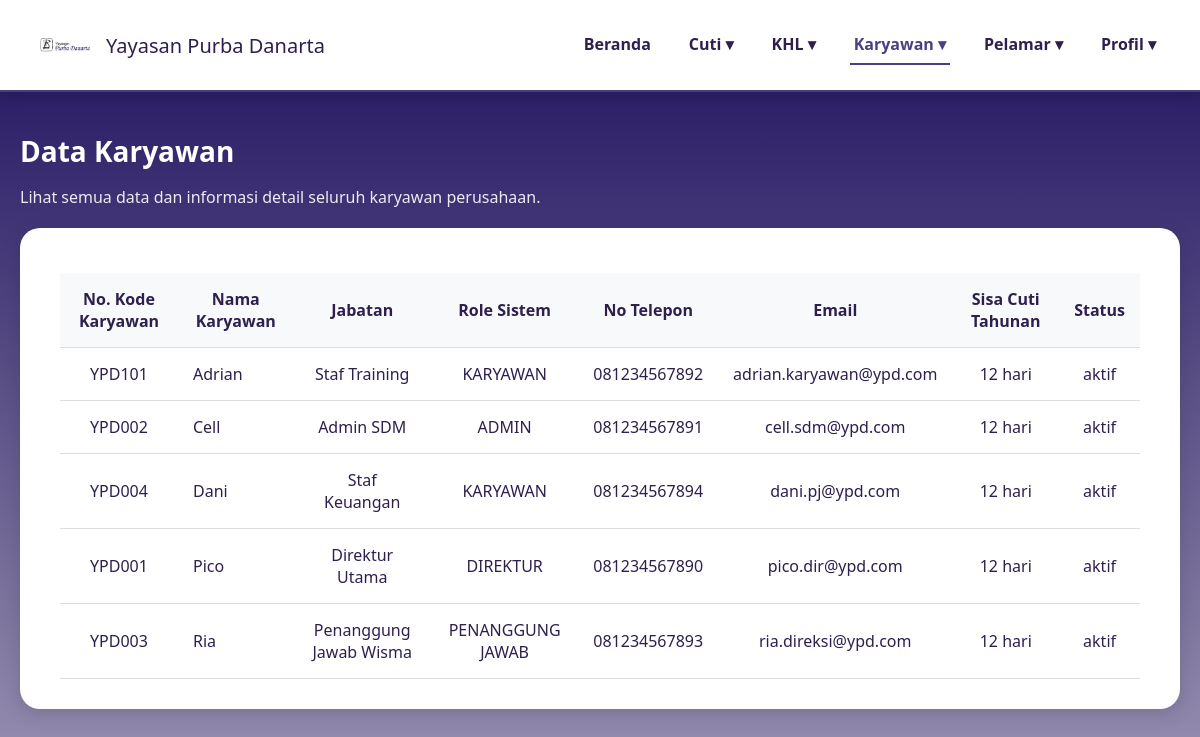
Screenshot of /data_karyawan_direktur.php with the database file from the repository.
### tables this page shows
CREATE TABLE `data_karyawan` (
  `id_karyawan` int(11) NOT NULL,
  `kode_karyawan` varchar(20) NOT NULL,
  `nama_lengkap` varchar(100) NOT NULL,
  `email` varchar(100) NOT NULL,
  `password` varchar(255) NOT NULL,
  `jabatan` varchar(50) NOT NULL,
  `divisi` varchar(50) NOT NULL,
  `role` enum('karyawan','direktur','admin','penanggung jawab') NOT NULL DEFAULT 'karyawan',
  `no_telp` varchar(20) DEFAULT NULL,
  `sisa_cuti_tahunan` int(3) DEFAULT 12,
  `sisa_cuti_lustrum` int(3) DEFAULT 5,
  `status_aktif` enum('aktif','non_aktif') NOT NULL DEFAULT 'aktif',
  `created_at` timestamp NOT NULL DEFAULT current_timestamp()
);

### data_karyawan_direktur.php (the view, shortened to what this page needs)
<?php
require 'config.php';
$query_data_karyawan = "
    SELECT
        kode_karyawan,
        nama_lengkap,
        jabatan,
        role,
        no_telp,
        email,
        sisa_cuti_tahunan,
        status_aktif
    FROM data_karyawan
    ORDER BY nama_lengkap ASC";
$result_karyawan = $conn->query($query_data_karyawan);
?>
<!DOCTYPE html>
<html lang="id">
<head>
    <link rel="stylesheet" href="https://cdnjs.cloudflare.com/ajax/libs/font-awesome/6.4.0/css/all.min.css">
</head>
<body>
    <header>
      <div class="logo">
        <img src="image/namayayasan.png" alt="Logo Yayasan">
        <span>Yayasan Purba Danarta</span>
      </div>
      <nav>
        <ul>
            <li><a href="dashboarddirektur.php">Beranda</a></li>
            <li><a href="#">Cuti ▾</a>
            </li>
            <li><a href="#">KHL ▾</a>
            </li>
            <li class="nav-active"><a href="#">Karyawan ▾</a>
            </li>
            <li><a href="#">Pelamar ▾</a>
            </li>
            <li><a href="#">Profil ▾</a>
            </li>
        </ul>
      </nav>
    </header>
    <main>
        <h1>Data Karyawan</h1>
        <p class="info-text">Lihat semua data dan informasi detail seluruh karyawan perusahaan.</p>
        <div class="card">
            <div class="data-table-container">
                <table class="data-table">
                    <thead>
                        <tr>
                            <th>No. Kode Karyawan</th>
                            <th>Nama Karyawan</th>
                            <th>Jabatan</th>
                            <th>Role Sistem</th>
                            <th>No Telepon</th>
                            <th>Email</th>
                            <th>Sisa Cuti Tahunan</th>
                            <th>Status</th>
                        </tr>
                    </thead>
                    <tbody>
                        <?php if ($result_karyawan->num_rows > 0): ?>
                            <?php while($row = $result_karyawan->fetch_assoc()): ?>
                                <tr>
                                    <td><?= htmlspecialchars($row['kode_karyawan']) ?></td>
                                    <td><?= htmlspecialchars($row['nama_lengkap']) ?></td>
                                    <td><?= htmlspecialchars($row['jabatan']) ?></td>
                                    <td><?= htmlspecialchars(strtoupper($row['role'])) ?></td>
                                    <td><?= htmlspecialchars($row['no_telp']) ?></td>
                                    <td><?= htmlspecialchars($row['email']) ?></td>
                                    <td><?= htmlspecialchars($row['sisa_cuti_tahunan']) ?> hari</td>
                                    <td><?= htmlspecialchars($row['status_aktif']) ?></td>
                                </tr>
                            <?php endwhile; ?>
                        <?php else: ?>
                            <tr>
                                <td colspan="8" style="text-align: center;">Tidak ada data karyawan ditemukan di database.</td>
                            </tr>
                        <?php endif; ?>
                    </tbody>
                </table>
            </div>
        </div>
    </main>
</body>
</html>

### data_karyawan_direktur.php (style rules this page uses)
:root { --primary-color: #1E105E; --accent-color: #4a3f81; --card-bg: #FFFFFF; --text-color-dark: #2e1f4f; --shadow-light: rgba(0,0,0,0.15); }
body { margin:0; font-family:'Segoe UI', Tahoma, Geneva, Verdana, sans-serif; background: linear-gradient(180deg, var(--primary-color) 0%, #a29bb8 100%); min-height:100vh; color:#fff; padding-bottom: 40px; }
header { background:var(--card-bg); padding:20px 40px; display:flex; justify-content:space-between; align-items:center; box-shadow: 0 4px 15px var(--shadow-light); border-bottom:2px solid var(--accent-color); flex-wrap:wrap; }
.logo { display:flex; align-items:center; gap:16px; font-weight:500; font-size:20px; color:var(--text-color-dark); }
.logo img { width: 50px; height: 50px; object-fit: contain; border-radius: 50%; }
nav ul { list-style:none; margin:0; padding:0; display:flex; gap:30px; }
nav li { position:relative; }
nav a { text-decoration:none; color:var(--text-color-dark); font-weight:600; padding:8px 4px; display:block; transition: color 0.3s ease; }
.nav-active > a { border-bottom: 2px solid var(--accent-color); color: var(--accent-color); }
main { max-width:1200px; margin:40px auto; padding:0 20px; }
h1 { text-align:left; font-size:28px; margin-bottom:10px; color:#fff; }
.card { background:var(--card-bg); color:var(--text-color-dark); border-radius:20px; padding:30px 40px; box-shadow:0 5px 20px var(--shadow-light); }
.data-table-container { overflow-x: auto; }
.data-table { width: 100%; border-collapse: collapse; margin-top: 15px; color: var(--text-color-dark); min-width: 900px; }
.data-table th, .data-table td { padding: 15px; text-align: left; border-bottom: 1px solid #ddd; }
.data-table th { background-color: #f8f9fa; font-weight: 600; text-align: center; }
.data-table td { text-align: center; }
.data-table td:nth-child(2) { text-align: left; }
.info-text { color:#fff; margin-bottom: 20px; opacity: 0.9; }

### rows the page displays
data_karyawan: kode_karyawan "YPD101", nama_lengkap "Adrian", jabatan "Staf Training", role "KARYAWAN", no_telp "081234567892", email "adrian.karyawan@ypd.com", sisa_cuti_tahunan "12", status_aktif "aktif"
data_karyawan: kode_karyawan "YPD002", nama_lengkap "Cell", jabatan "Admin SDM", role "ADMIN", no_telp "081234567891", email "cell.sdm@ypd.com", sisa_cuti_tahunan "12", status_aktif "aktif"
data_karyawan: kode_karyawan "YPD004", nama_lengkap "Dani", jabatan "Staf Keuangan", role "KARYAWAN", no_telp "081234567894", email "dani.pj@ypd.com", sisa_cuti_tahunan "12", status_aktif "aktif"
data_karyawan: kode_karyawan "YPD001", nama_lengkap "Pico", jabatan "Direktur Utama", role "DIREKTUR", no_telp "081234567890", email "pico.dir@ypd.com", sisa_cuti_tahunan "12", status_aktif "aktif"
data_karyawan: kode_karyawan "YPD003", nama_lengkap "Ria", jabatan "Penanggung Jawab Wisma", role "PENANGGUNG JAWAB", no_telp "081234567893", email "ria.direksi@ypd.com", sisa_cuti_tahunan "12", status_aktif "aktif"
